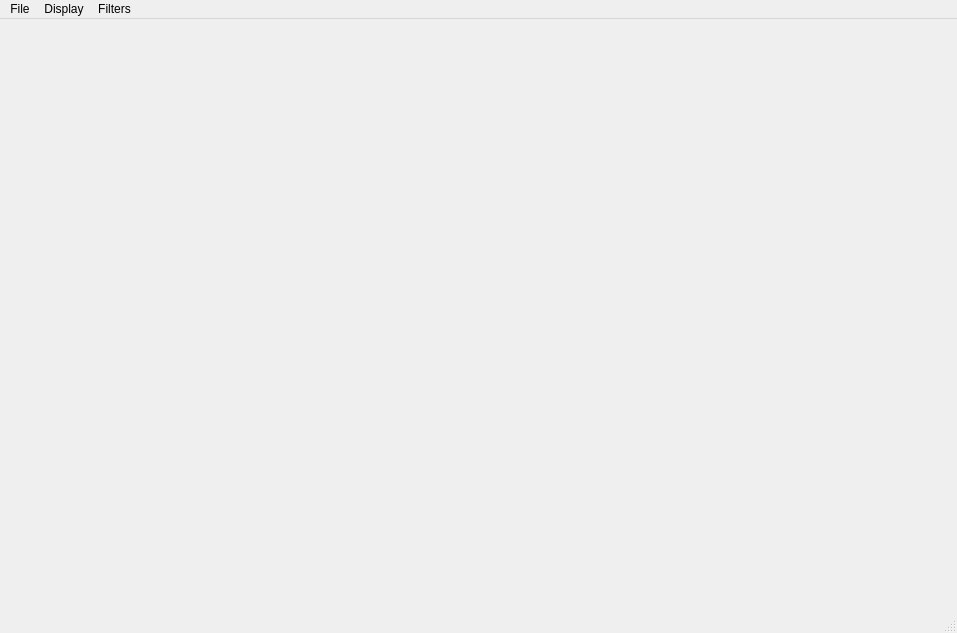
<?xml version="1.0" encoding="UTF-8"?>
<ui version="4.0">
 <class>MainWindow</class>
 <widget class="QMainWindow" name="MainWindow">
  <property name="geometry">
   <rect>
    <x>0</x>
    <y>0</y>
    <width>957</width>
    <height>633</height>
   </rect>
  </property>
  <property name="windowTitle">
   <string>Lidar</string>
  </property>
  <widget class="QWidget" name="centralWidget">
   <layout class="QHBoxLayout" name="horizontalLayout">
    <property name="spacing">
     <number>2</number>
    </property>
    <property name="leftMargin">
     <number>2</number>
    </property>
    <property name="topMargin">
     <number>2</number>
    </property>
    <property name="rightMargin">
     <number>2</number>
    </property>
    <property name="bottomMargin">
     <number>2</number>
    </property>
    <item>
     <widget class="QVTKWidget" name="viewport" native="true"/>
    </item>
   </layout>
  </widget>
  <widget class="QMenuBar" name="menuBar">
   <property name="geometry">
    <rect>
     <x>0</x>
     <y>0</y>
     <width>957</width>
     <height>25</height>
    </rect>
   </property>
   <widget class="QMenu" name="menuFile">
    <property name="title">
     <string>File</string>
    </property>
    <addaction name="actionOpen"/>
    <addaction name="actionClose"/>
    <addaction name="separator"/>
    <addaction name="actionExit"/>
   </widget>
   <widget class="QMenu" name="menuDisplay">
    <property name="title">
     <string>Display</string>
    </property>
    <widget class="QMenu" name="menuColor">
     <property name="title">
      <string>Color</string>
     </property>
     <addaction name="actionGradient"/>
    </widget>
    <addaction name="menuColor"/>
   </widget>
   <widget class="QMenu" name="menuFilters">
    <property name="title">
     <string>Filters</string>
    </property>
    <addaction name="actionGSDFilter"/>
   </widget>
   <addaction name="menuFile"/>
   <addaction name="menuDisplay"/>
   <addaction name="menuFilters"/>
  </widget>
  <widget class="QStatusBar" name="statusBar"/>
  <action name="actionOpen">
   <property name="text">
    <string>Open</string>
   </property>
  </action>
  <action name="actionExit">
   <property name="text">
    <string>Exit</string>
   </property>
  </action>
  <action name="actionClose">
   <property name="text">
    <string>Close</string>
   </property>
  </action>
  <action name="actionGradient">
   <property name="text">
    <string>Gradient</string>
   </property>
  </action>
  <action name="actionGSDFilter">
   <property name="text">
    <string>GSD Filter</string>
   </property>
  </action>
 </widget>
 <layoutdefault spacing="6" margin="11"/>
 <customwidgets>
  <customwidget>
   <class>QVTKWidget</class>
   <extends>QWidget</extends>
   <header>QVTKWidget.h</header>
   <container>1</container>
  </customwidget>
 </customwidgets>
 <resources/>
 <connections/>
</ui>
